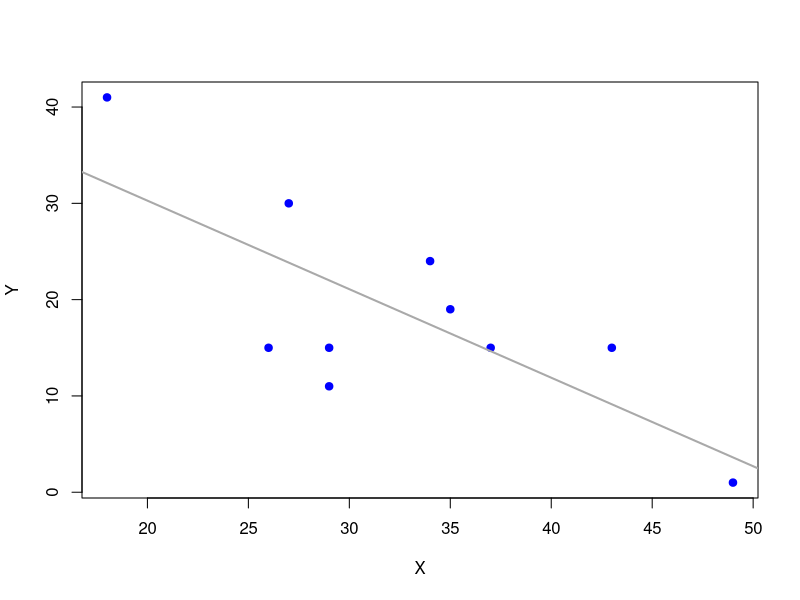
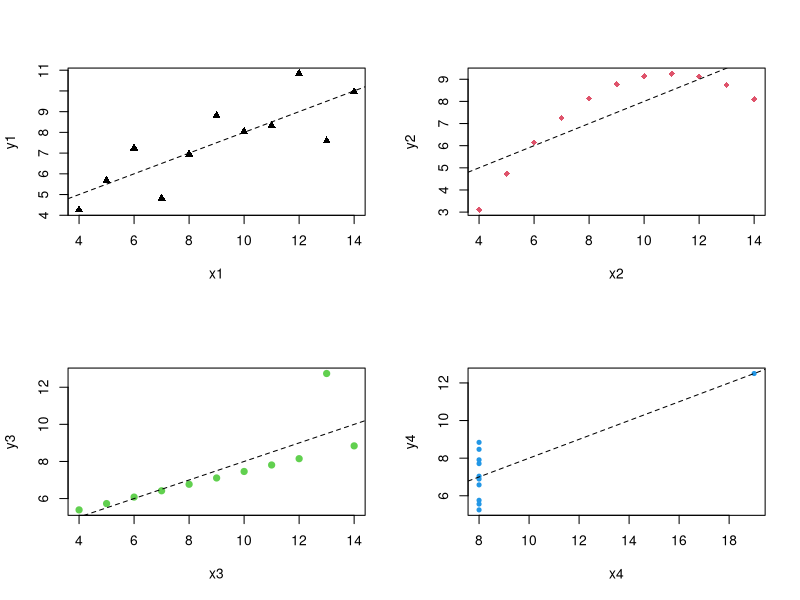

Write the R code that produced these figures, in order.
### In the plots I have included lots of commonly used "extras" so you can see some of the options available.
### You do not need to use anymore than plot([x variable],[y variable]) to get a basic scatter plot and abline(lm([y variable]~[x variable])) to get a basic trend line.


########### Basic Example ##########

X <- c(29, 34, 26, 43, 37, 49, 18, 29, 27, 35)
Y <- c(15, 24, 15, 15, 15, 1, 41, 11, 30, 19)

plot(X,Y,pch=19,col="blue")	#pch changes point shape, col changes the color 
abline(lm(Y~X),col="darkgray",lwd=2)  #adds a trend line (least squares regression line) to the plot, lwd changes line thickness (default is 1)

cor(X,Y)	 #if you ONLY need the sample correlation
cor.test(X,Y)  #for test for whether correlation is 0 (H0) or not 0 (Ha) and CI.  Also gives sample correlation.



########## Anscombe Data ###########

#The Anscombe Quartet data should already be in R as a data frame "anscombe".
#It is one of the pre-loaded datasets in the base library.

anscombe	 #this should just print the dataset so you can make sure it is there and see the variable names.

rbind(mean=apply(anscombe,2,mean),sd=apply(anscombe,2,sd))  #means and sds for datasets

for(i in 1:4) print(cor(anscombe[i],anscombe[i+4]),digits=4)  #loop to print all correlations


par(mfrow = c(2,2))  #divides plot window into a 2x2 matrix of plots to allow us to get all 4 plots together.
for(i in 1:4) { 	 #loop to plot all datasets
	plot(anscombe[[i]],anscombe[[i+4]] ,xlab=paste("x",i,sep=""),ylab=paste("y",i,sep=""),pch=16+i,col=i)  #here you can see point types 17-20 in colors 1-4
	abline(lm(anscombe[[i+4]]~anscombe[[i]]),lty=2)	 #lty changes line type.  There are 6 line types available.
}



